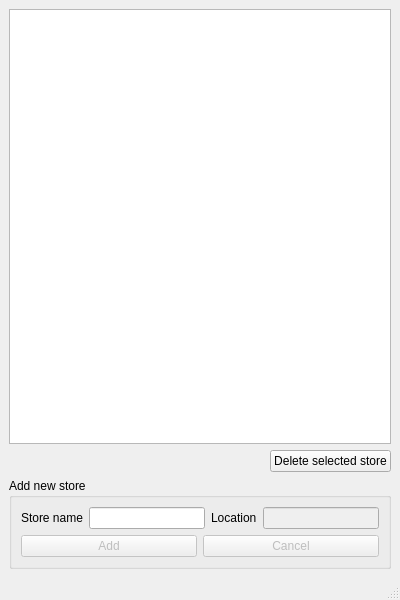
<?xml version="1.0" encoding="UTF-8"?>
<ui version="4.0">
 <class>StoresWindow</class>
 <widget class="QMainWindow" name="StoresWindow">
  <property name="geometry">
   <rect>
    <x>0</x>
    <y>0</y>
    <width>400</width>
    <height>600</height>
   </rect>
  </property>
  <property name="minimumSize">
   <size>
    <width>400</width>
    <height>600</height>
   </size>
  </property>
  <property name="windowTitle">
   <string>Add, Edit, Delete Stores</string>
  </property>
  <widget class="QWidget" name="centralwidget">
   <layout class="QVBoxLayout" name="verticalLayout">
    <item>
     <widget class="QTableView" name="storeView">
      <property name="statusTip">
       <string>Double click the field to edit it.</string>
      </property>
      <property name="alternatingRowColors">
       <bool>true</bool>
      </property>
      <property name="selectionMode">
       <enum>QAbstractItemView::SingleSelection</enum>
      </property>
     </widget>
    </item>
    <item>
     <layout class="QHBoxLayout" name="horizontalLayout_3">
      <item>
       <spacer name="horizontalSpacer">
        <property name="orientation">
         <enum>Qt::Horizontal</enum>
        </property>
        <property name="sizeHint" stdset="0">
         <size>
          <width>40</width>
          <height>20</height>
         </size>
        </property>
       </spacer>
      </item>
      <item>
       <widget class="QPushButton" name="deleteButton">
        <property name="sizePolicy">
         <sizepolicy hsizetype="Minimum" vsizetype="Fixed">
          <horstretch>0</horstretch>
          <verstretch>0</verstretch>
         </sizepolicy>
        </property>
        <property name="statusTip">
         <string>CAUTION: The selected store will be deleted.</string>
        </property>
        <property name="text">
         <string>Delete selected store</string>
        </property>
       </widget>
      </item>
     </layout>
    </item>
    <item>
     <widget class="QGroupBox" name="groupBox">
      <property name="title">
       <string>Add new store</string>
      </property>
      <layout class="QVBoxLayout" name="verticalLayout_2">
       <item>
        <layout class="QHBoxLayout" name="horizontalLayout">
         <item>
          <widget class="QLabel" name="label">
           <property name="text">
            <string>Store name</string>
           </property>
          </widget>
         </item>
         <item>
          <widget class="QLineEdit" name="storeEdit">
           <property name="enabled">
            <bool>true</bool>
           </property>
          </widget>
         </item>
         <item>
          <widget class="QLabel" name="label_2">
           <property name="text">
            <string>Location</string>
           </property>
          </widget>
         </item>
         <item>
          <widget class="QLineEdit" name="locationEdit">
           <property name="enabled">
            <bool>false</bool>
           </property>
          </widget>
         </item>
        </layout>
       </item>
       <item>
        <layout class="QHBoxLayout" name="horizontalLayout_2">
         <item>
          <widget class="QPushButton" name="addButton">
           <property name="enabled">
            <bool>false</bool>
           </property>
           <property name="statusTip">
            <string>Add a new store.</string>
           </property>
           <property name="text">
            <string>Add</string>
           </property>
          </widget>
         </item>
         <item>
          <widget class="QPushButton" name="cancelButton">
           <property name="enabled">
            <bool>false</bool>
           </property>
           <property name="statusTip">
            <string>Cancel the addition and reset the fields.</string>
           </property>
           <property name="text">
            <string>Cancel</string>
           </property>
          </widget>
         </item>
        </layout>
       </item>
      </layout>
     </widget>
    </item>
   </layout>
  </widget>
  <widget class="QMenuBar" name="menubar">
   <property name="geometry">
    <rect>
     <x>0</x>
     <y>0</y>
     <width>400</width>
     <height>23</height>
    </rect>
   </property>
  </widget>
  <widget class="QStatusBar" name="statusbar"/>
 </widget>
 <resources/>
 <connections/>
</ui>
